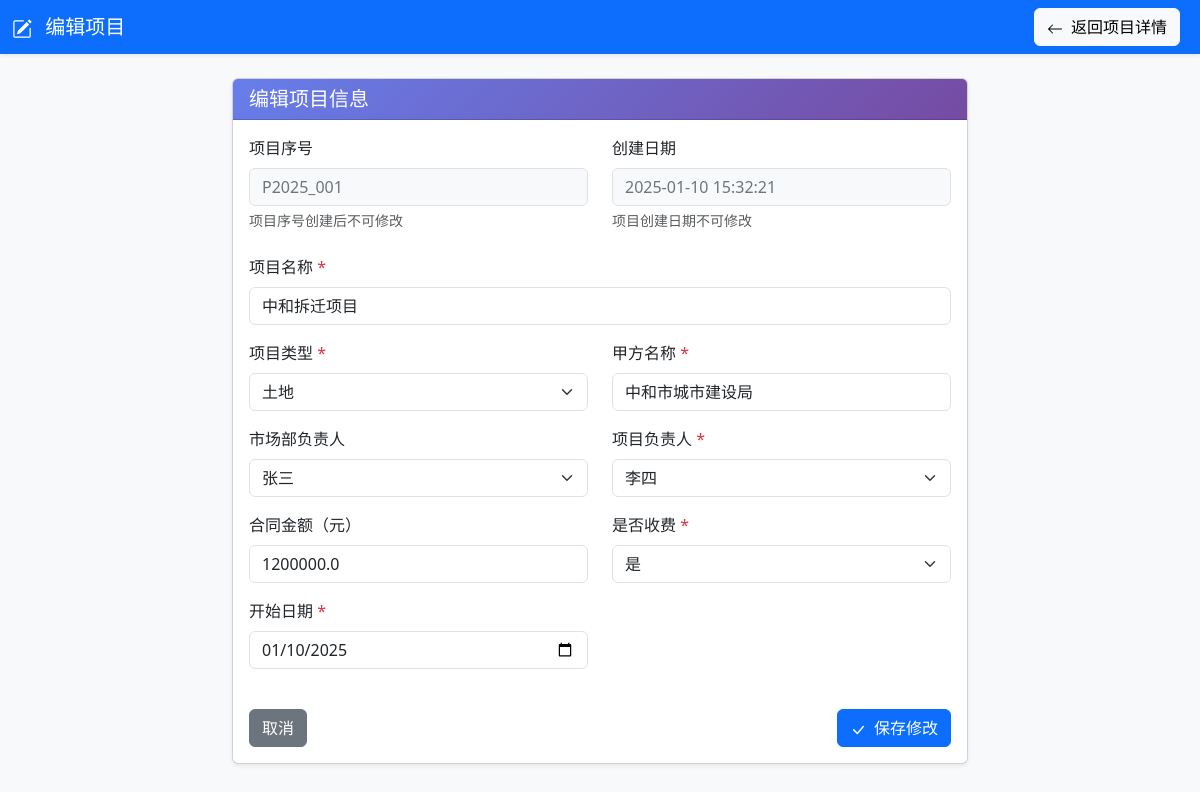
Screenshot of /project/P2025_001/edit (signed in) with the database file from the repository.
### tables this page shows
CREATE TABLE projects (
        id INTEGER PRIMARY KEY AUTOINCREMENT,
        project_no TEXT,                 -- ① 项目序号
        name TEXT,                       -- ② 项目名称
        project_type TEXT,               -- ③ 项目类型
        client_name TEXT,                -- ④ 甲方名称
        market_leader TEXT,              -- ⑤ 市场部负责人用户名
        project_leader TEXT,             -- ⑥ 项目负责人用户名
        progress TEXT,                   -- ⑦ 项目进度
        report_numbers TEXT,             -- ⑧ 报告号（多个以逗号分隔）
        amount REAL,                     -- ⑨ 合同金额
        is_paid TEXT,                    -- ⑩ 是否收费（是/否）
        creator TEXT,                    -- ⑪ 项目创建人用户名
        creator_realname TEXT,           -- ⑫ 项目创建人真实姓名
        start_date TEXT,                 -- ⑬ 开始日期
        end_date TEXT,                   -- ⑭ 结束日期
        status TEXT,                     -- ⑮ 状态
        contract_file TEXT,
        create_date TEXT
    );

CREATE TABLE users (
        id INTEGER PRIMARY KEY AUTOINCREMENT,
        username TEXT UNIQUE,
        realname TEXT,
        user_type TEXT,
        password TEXT,
        phone TEXT,
        email TEXT,
        hire_date TEXT,
        education TEXT,
        position TEXT,
        department TEXT,
        status TEXT DEFAULT 'active',  -- active-在职, inactive-离职
        create_time TEXT DEFAULT CURRENT_TIMESTAMP,
        update_time TEXT DEFAULT CURRENT_TIMESTAMP
    );

### routes/project_routes.py (the view)
@router.get("/project/{project_no}/edit")
async def edit_project_page(
    project_no: str,
    request: Request,
    user: dict = Depends(login_required),
    db: sqlite3.Connection = Depends(get_db)
):
    return await project_service.get_edit_project_page(request, project_no, user, db)

### templates/edit_project.html (shortened to what this page needs)
<!DOCTYPE html>
<html lang="zh-CN">
<head>
    <link href="https://cdn.jsdelivr.net/npm/bootstrap@5.3.2/dist/css/bootstrap.min.css" rel="stylesheet">
</head>
<body class="bg-light">
    <nav class="navbar navbar-dark bg-primary shadow-sm">
        <div class="container-fluid">
            <span class="navbar-brand mb-0 h1">
                编辑项目
            </span>
            <div>
                <a href="/project/{{ project.project_no }}" class="btn btn-light me-2">
                    <svg xmlns="http://www.w3.org/2000/svg" width="16" height="16" fill="currentColor"
                        class="bi bi-arrow-left me-1" viewBox="0 0 16 16">
                        <path fill-rule="evenodd"
                            d="M15 8a.5.5 0 0 0-.5-.5H2.707l3.147-3.146a.5.5 0 1 0-.708-.708l-4 4a.5.5 0 0 0 0 .708l4 4a.5.5 0 0 0 .708-.708L2.707 8.5H14.5A.5.5 0 0 0 15 8z" />
                    </svg>
                    返回项目详情
                </a>
            </div>
        </div>
    </nav>
    <div class="container mt-4">
        <div class="row">
            <div class="col-lg-8 mx-auto">
                <div class="card shadow-sm">
                    <div class="card-header">
                        <h5 class="mb-0">编辑项目信息</h5>
                    </div>
                    <div class="card-body">
                        <form method="post" action="/project/{{ project.project_no }}/edit">
                            <div class="row mb-4">
                                <div class="col-md-6">
                                    <label class="form-label">项目序号</label>
                                    <input type="text" class="form-control readonly-field"
                                        value="{{ project.project_no }}" readonly>
                                    <div class="form-text">项目序号创建后不可修改</div>
                                </div>
                                <div class="col-md-6">
                                    <label class="form-label">创建日期</label>
                                    <input type="text" class="form-control readonly-field"
                                        value="{{ project.create_date }}" readonly>
                                    <div class="form-text">项目创建日期不可修改</div>
                                </div>
                            </div>
                            <div class="row">
                                <div class="col-md-12 mb-3">
                                    <label for="name" class="form-label">项目名称 <span class="text-danger">*</span></label>
                                    <input type="text" class="form-control" id="name" name="name"
                                        value="{{ project.name }}" required>
                                </div>
                                <div class="col-md-6 mb-3">
                                    <label for="project_type" class="form-label">项目类型 <span
                                            class="text-danger">*</span></label>
                                    <select class="form-select" id="project_type" name="project_type" required>
                                        <option value="土地" {% if project.project_type=='土地' %}selected{% endif %}>土地
                                        </option>
                                    </select>
                                </div>
                                <div class="col-md-6 mb-3">
                                    <label for="client_name" class="form-label">甲方名称 <span
                                            class="text-danger">*</span></label>
                                    <input type="text" class="form-control" id="client_name" name="client_name"
                                        value="{{ project.client_name }}" required>
                                </div>
                                <div class="col-md-6 mb-3">
                                    <label for="market_leader" class="form-label">市场部负责人</label>
                                    <select class="form-select" id="market_leader" name="market_leader">
                                        {% for user_item in users %}
                                        <option value="{{ user_item.username }}" {% if
                                            project.market_leader==user_item.username %}selected{% endif %}>
                                            {{ user_item.realname }}
                                        </option>
                                        {% endfor %}
                                    </select>
                                </div>
                                <div class="col-md-6 mb-3">
                                    <label for="project_leader" class="form-label">项目负责人 <span
                                            class="text-danger">*</span></label>
                                    <select class="form-select" id="project_leader" name="project_leader" required>
                                        {% for user_item in users %}
                                        <option value="{{ user_item.username }}" {% if
                                            project.project_leader==user_item.username %}selected{% endif %}>
                                            {{ user_item.realname }}
                                        </option>
                                        {% endfor %}
                                    </select>
                                </div>
                                <div class="col-md-6 mb-3">
                                    <label for="amount" class="form-label">合同金额（元）</label>
                                    <input type="number" step="0.01" class="form-control" id="amount" name="amount"
                                        value="{{ project.amount }}">
                                </div>
                                <div class="col-md-6 mb-3">
                                    <label for="is_paid" class="form-label">是否收费 <span
                                            class="text-danger">*</span></label>
                                    <select class="form-select" id="is_paid" name="is_paid" required>
                                        <option value="是" {% if project.is_paid=='是' %}selected{% endif %}>是</option>
                                    </select>
                                </div>
                                <div class="col-md-6 mb-3">
                                    <label for="start_date" class="form-label">开始日期 <span
                                            class="text-danger">*</span></label>
                                    <input type="date" class="form-control" id="start_date" name="start_date"
                                        value="{{ project.start_date }}" required>
                                </div>
                            </div>
                            <div class="d-flex justify-content-between mt-4">
                                <a href="/project/{{ project.project_no }}" class="btn btn-secondary">取消</a>
                                <button type="submit" class="btn btn-primary">
                                    保存修改
                                </button>
                            </div>
                        </form>
                    </div>
                </div>
            </div>
        </div>
    </div>
</body>
</html>

### templates/edit_project.html (style rules this page uses)
.card-header { background: linear-gradient(135deg, #667eea 0%, #764ba2 100%); color: white; }
.form-label { font-weight: 500; }
.readonly-field { background-color: #f8f9fa; color: #6c757d; }

### rows the page displays
projects: project_no "P2025_001", create_date "2025-01-10 15:32:21", name "中和拆迁项目", project_type "土地", client_name "中和市城市建设局", market_leader "张三", project_leader "李四", amount "1200000.0", is_paid "是", start_date "01/10/2025"
